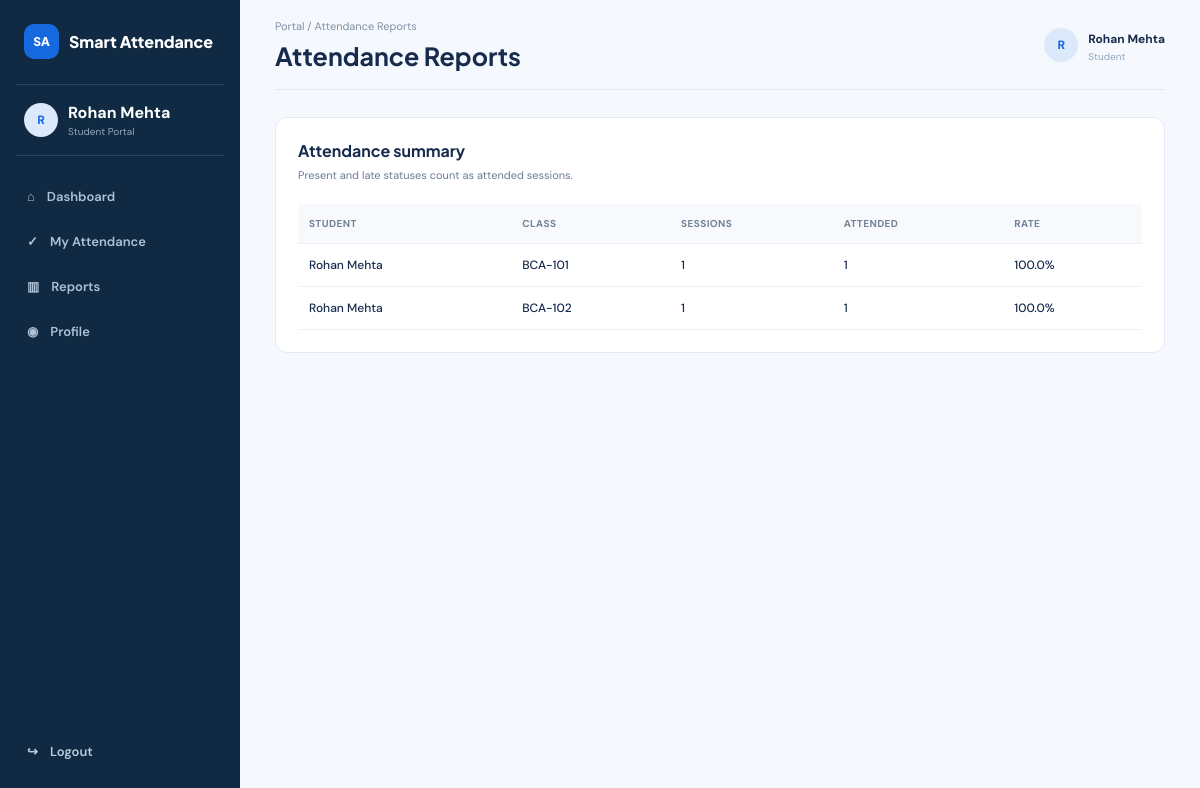
Screenshot of /pages/reports.php (signed in) with the database file from the repository.
### tables this page shows
CREATE TABLE users (
  id INT UNSIGNED AUTO_INCREMENT PRIMARY KEY,
  full_name VARCHAR(100) NOT NULL,
  email VARCHAR(150) NOT NULL UNIQUE,
  password VARCHAR(255) NOT NULL,
  role ENUM('admin','teacher','student') NOT NULL,
  is_active TINYINT(1) NOT NULL DEFAULT 1,
  created_at TIMESTAMP DEFAULT CURRENT_TIMESTAMP
);

### src/includes/auth.php (called while the page is built, shortened)
<?php
function user(): ?array
{
    return $_SESSION['user'] ?? null;
}
function require_login(array $roles = []): array
{
    $current = user();
    return $current;
}
function e(?string $value): string
{
    return htmlspecialchars((string) $value, ENT_QUOTES, 'UTF-8');
}

### src/pages/reports.php (the view)
<?php
require_once __DIR__ . '/../includes/layout.php';
$me=require_login();$pdo=db();$params=[];$where=''; if($me['role']==='teacher'){$where=' WHERE c.teacher_id=?';$params[]=$me['id'];}elseif($me['role']==='student'){$where=' WHERE u.id=?';$params[]=$me['id'];}$sql="SELECT u.full_name,c.class_code,COUNT(a.id) sessions,SUM(a.status IN ('present','late')) attended,ROUND(100*SUM(a.status IN ('present','late'))/NULLIF(COUNT(a.id),0),1) rate FROM attendance a JOIN users u ON u.id=a.student_id JOIN classes c ON c.id=a.class_id $where GROUP BY u.id,c.id ORDER BY u.full_name,c.class_code";$q=$pdo->prepare($sql);$q->execute($params);$rows=$q->fetchAll();page_start('Attendance Reports',$me);?><section class="panel"><div class="panel-heading"><div><h2>Attendance summary</h2><p>Present and late statuses count as attended sessions.</p></div></div><div class="table-wrap"><table><thead><tr><th>Student</th><th>Class</th><th>Sessions</th><th>Attended</th><th>Rate</th></tr></thead><tbody><?php foreach($rows as $r):?><tr><td><?=e($r['full_name'])?></td><td><?=e($r['class_code'])?></td><td><?=$r['sessions']?></td><td><?=$r['attended']?></td><td><?=e((string)$r['rate'])?>%</td></tr><?php endforeach;?></tbody></table></div></section><?php page_end(); ?>

### src/css/style.css (style rules this page uses)
:root { --navy: #102a43; --blue: #1769e0; --blue2: #0b57c7; --teal: #149c91; --bg: #f5f8fc; --card: #fff; --text: #172b4d; --muted: #6b7c93; --border: #e4eaf1; --green: #12805c; --red: #c23b4a; --amber: #a96b00; --shadow: 0 12px 35px rgba(20,42,70,.08); }
* { box-sizing: border-box; }
html { scroll-behavior: smooth; }
body { margin: 0; background: var(--bg); color: var(--text); font-family: "DM Sans", Arial, sans-serif; }
h1, h2, h3 { font-family: "Plus Jakarta Sans", Arial, sans-serif; margin: 0; }
p { line-height: 1.65; }
.dashboard-body { background: #f5f8fc; }
.panel { background: #fff; border: 1px solid var(--border); border-radius: 12px; padding: 22px; margin-bottom: 18px; }
.panel-heading { display: flex; align-items: center; justify-content: space-between; gap: 15px; margin-bottom: 20px; }
.panel-heading h2 { font-size: 16px; }
.panel-heading p { font-size: 11px; color: var(--muted); margin: 5px 0 0; }
.table-wrap { overflow-x: auto; }
table { width: 100%; border-collapse: collapse; font-size: 12px; }
th { text-align: left; background: #f7f9fc; color: #718198; font-size: 10px; text-transform: uppercase; letter-spacing: .4px; }
th, td { padding: 13px 11px; border-bottom: 1px solid #edf1f5; white-space: nowrap; }
td { font-weight: 500; }

### rows the page displays
users: full_name "Rohan Mehta", class_code "BCA-101", sessions "1", attended "1", rate "100.0", class_code "BCA-102"

### other values shown
substr($name, 0, 1) "R"
$name "Rohan Mehta"
$role "Student"
$title "Attendance Reports"
